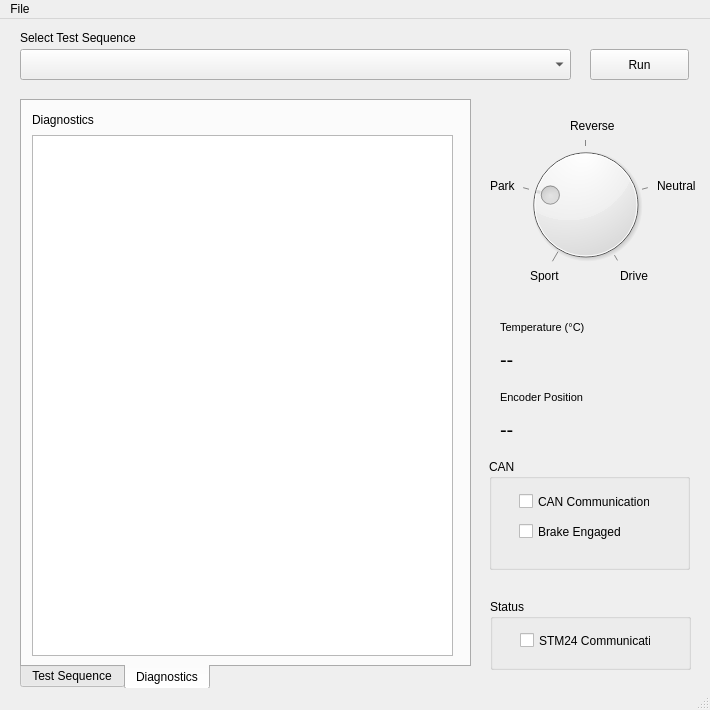
<?xml version="1.0" encoding="UTF-8"?>
<ui version="4.0">
 <class>MainWindow</class>
 <widget class="QMainWindow" name="MainWindow">
  <property name="geometry">
   <rect>
    <x>0</x>
    <y>0</y>
    <width>710</width>
    <height>710</height>
   </rect>
  </property>
  <property name="minimumSize">
   <size>
    <width>710</width>
    <height>710</height>
   </size>
  </property>
  <property name="maximumSize">
   <size>
    <width>710</width>
    <height>710</height>
   </size>
  </property>
  <property name="windowTitle">
   <string>GHSP - Noise Simulation Tool</string>
  </property>
  <property name="styleSheet">
   <string notr="true"/>
  </property>
  <widget class="QWidget" name="centralwidget">
   <property name="sizePolicy">
    <sizepolicy hsizetype="Expanding" vsizetype="Expanding">
     <horstretch>0</horstretch>
     <verstretch>0</verstretch>
    </sizepolicy>
   </property>
   <widget class="QPushButton" name="run_pushButton">
    <property name="geometry">
     <rect>
      <x>590</x>
      <y>30</y>
      <width>99</width>
      <height>31</height>
     </rect>
    </property>
    <property name="text">
     <string>Run</string>
    </property>
   </widget>
   <widget class="QComboBox" name="tests_comboBox">
    <property name="geometry">
     <rect>
      <x>20</x>
      <y>30</y>
      <width>551</width>
      <height>31</height>
     </rect>
    </property>
   </widget>
   <widget class="QLabel" name="label">
    <property name="geometry">
     <rect>
      <x>20</x>
      <y>10</y>
      <width>121</width>
      <height>17</height>
     </rect>
    </property>
    <property name="text">
     <string>Select Test Sequence</string>
    </property>
   </widget>
   <widget class="QDial" name="dial">
    <property name="geometry">
     <rect>
      <x>520</x>
      <y>110</y>
      <width>131</width>
      <height>151</height>
     </rect>
    </property>
    <property name="maximum">
     <number>4</number>
    </property>
    <property name="value">
     <number>1</number>
    </property>
    <property name="notchTarget">
     <double>1.000000000000000</double>
    </property>
    <property name="notchesVisible">
     <bool>true</bool>
    </property>
   </widget>
   <widget class="QTabWidget" name="tabWidget">
    <property name="geometry">
     <rect>
      <x>20</x>
      <y>80</y>
      <width>451</width>
      <height>591</height>
     </rect>
    </property>
    <property name="autoFillBackground">
     <bool>false</bool>
    </property>
    <property name="styleSheet">
     <string notr="true"/>
    </property>
    <property name="tabPosition">
     <enum>QTabWidget::South</enum>
    </property>
    <property name="currentIndex">
     <number>1</number>
    </property>
    <widget class="QWidget" name="testSequenceTab">
     <attribute name="title">
      <string>Test Sequence</string>
     </attribute>
     <widget class="QTableWidget" name="sequence_tableWidget">
      <property name="geometry">
       <rect>
        <x>10</x>
        <y>34</y>
        <width>421</width>
        <height>521</height>
       </rect>
      </property>
      <column>
       <property name="text">
        <string>Name</string>
       </property>
      </column>
      <column>
       <property name="text">
        <string>Status</string>
       </property>
      </column>
     </widget>
     <widget class="QLabel" name="label_6">
      <property name="geometry">
       <rect>
        <x>10</x>
        <y>10</y>
        <width>111</width>
        <height>16</height>
       </rect>
      </property>
      <property name="text">
       <string>Sequence</string>
      </property>
     </widget>
    </widget>
    <widget class="QWidget" name="diagnosticsTab">
     <attribute name="title">
      <string>Diagnostics</string>
     </attribute>
     <widget class="QTextEdit" name="diagnostics_textEdit">
      <property name="enabled">
       <bool>true</bool>
      </property>
      <property name="geometry">
       <rect>
        <x>10</x>
        <y>34</y>
        <width>421</width>
        <height>521</height>
       </rect>
      </property>
     </widget>
     <widget class="QLabel" name="label_5">
      <property name="geometry">
       <rect>
        <x>10</x>
        <y>10</y>
        <width>101</width>
        <height>17</height>
       </rect>
      </property>
      <property name="text">
       <string>Diagnostics</string>
      </property>
     </widget>
    </widget>
   </widget>
   <widget class="QLabel" name="temperature_label">
    <property name="geometry">
     <rect>
      <x>500</x>
      <y>320</y>
      <width>91</width>
      <height>41</height>
     </rect>
    </property>
    <property name="styleSheet">
     <string notr="true">font-size: 20px;</string>
    </property>
    <property name="text">
     <string>--</string>
    </property>
   </widget>
   <widget class="QLabel" name="label_8">
    <property name="geometry">
     <rect>
      <x>500</x>
      <y>300</y>
      <width>121</width>
      <height>17</height>
     </rect>
    </property>
    <property name="font">
     <font>
      <pointsize>8</pointsize>
      <weight>50</weight>
      <bold>false</bold>
     </font>
    </property>
    <property name="text">
     <string>Temperature (°C)</string>
    </property>
   </widget>
   <widget class="QGroupBox" name="status_groupBox">
    <property name="geometry">
     <rect>
      <x>490</x>
      <y>580</y>
      <width>201</width>
      <height>71</height>
     </rect>
    </property>
    <property name="title">
     <string>Status</string>
    </property>
    <widget class="QCheckBox" name="stm24Com_checkBox">
     <property name="geometry">
      <rect>
       <x>30</x>
       <y>33</y>
       <width>131</width>
       <height>17</height>
      </rect>
     </property>
     <property name="text">
      <string>STM24 Communication</string>
     </property>
     <property name="checkable">
      <bool>true</bool>
     </property>
    </widget>
   </widget>
   <widget class="QLabel" name="label_2">
    <property name="geometry">
     <rect>
      <x>490</x>
      <y>160</y>
      <width>46</width>
      <height>13</height>
     </rect>
    </property>
    <property name="text">
     <string>Park</string>
    </property>
   </widget>
   <widget class="QLabel" name="label_3">
    <property name="geometry">
     <rect>
      <x>570</x>
      <y>100</y>
      <width>46</width>
      <height>13</height>
     </rect>
    </property>
    <property name="text">
     <string>Reverse</string>
    </property>
   </widget>
   <widget class="QLabel" name="label_9">
    <property name="geometry">
     <rect>
      <x>657</x>
      <y>160</y>
      <width>46</width>
      <height>13</height>
     </rect>
    </property>
    <property name="text">
     <string>Neutral</string>
    </property>
   </widget>
   <widget class="QLabel" name="label_10">
    <property name="geometry">
     <rect>
      <x>620</x>
      <y>250</y>
      <width>46</width>
      <height>13</height>
     </rect>
    </property>
    <property name="text">
     <string>Drive</string>
    </property>
   </widget>
   <widget class="QLabel" name="label_11">
    <property name="geometry">
     <rect>
      <x>530</x>
      <y>250</y>
      <width>46</width>
      <height>13</height>
     </rect>
    </property>
    <property name="text">
     <string>Sport</string>
    </property>
   </widget>
   <widget class="QGroupBox" name="groupBox">
    <property name="geometry">
     <rect>
      <x>489</x>
      <y>440</y>
      <width>201</width>
      <height>111</height>
     </rect>
    </property>
    <property name="title">
     <string>CAN</string>
    </property>
    <widget class="QCheckBox" name="canCom_checkBox">
     <property name="geometry">
      <rect>
       <x>30</x>
       <y>34</y>
       <width>131</width>
       <height>17</height>
      </rect>
     </property>
     <property name="text">
      <string>CAN Communication</string>
     </property>
     <property name="checkable">
      <bool>true</bool>
     </property>
    </widget>
    <widget class="QCheckBox" name="brakeEngaged_checkBox">
     <property name="geometry">
      <rect>
       <x>30</x>
       <y>64</y>
       <width>111</width>
       <height>17</height>
      </rect>
     </property>
     <property name="text">
      <string>Brake Engaged</string>
     </property>
    </widget>
   </widget>
   <widget class="QLabel" name="position_label">
    <property name="geometry">
     <rect>
      <x>500</x>
      <y>390</y>
      <width>91</width>
      <height>41</height>
     </rect>
    </property>
    <property name="styleSheet">
     <string notr="true">font-size: 20px;</string>
    </property>
    <property name="text">
     <string>--</string>
    </property>
   </widget>
   <widget class="QLabel" name="label_12">
    <property name="geometry">
     <rect>
      <x>500</x>
      <y>370</y>
      <width>121</width>
      <height>17</height>
     </rect>
    </property>
    <property name="font">
     <font>
      <pointsize>8</pointsize>
      <weight>50</weight>
      <bold>false</bold>
     </font>
    </property>
    <property name="text">
     <string>Encoder Position</string>
    </property>
   </widget>
  </widget>
  <widget class="QMenuBar" name="menubar">
   <property name="geometry">
    <rect>
     <x>0</x>
     <y>0</y>
     <width>710</width>
     <height>21</height>
    </rect>
   </property>
   <widget class="QMenu" name="menuFile">
    <property name="title">
     <string>File</string>
    </property>
    <addaction name="actionQuit"/>
   </widget>
   <addaction name="menuFile"/>
  </widget>
  <widget class="QStatusBar" name="statusbar"/>
  <action name="actionQuit">
   <property name="text">
    <string>Quit</string>
   </property>
  </action>
 </widget>
 <resources/>
 <connections/>
</ui>
